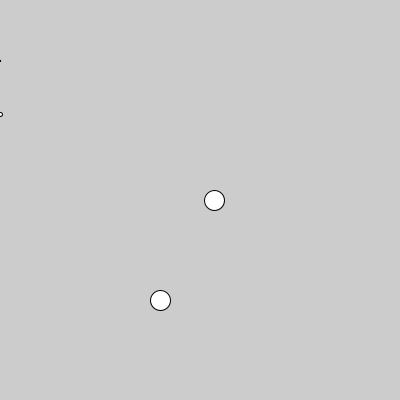
Frame 1 (no input)
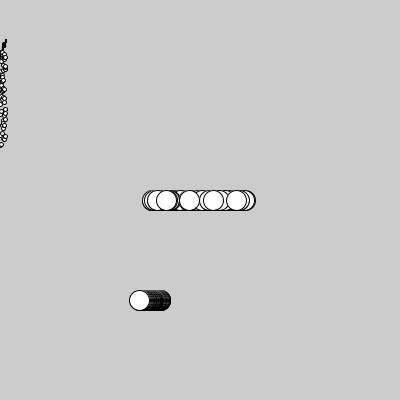
Frame 60 (the mouse pressed at the canvas centre just before this capture)
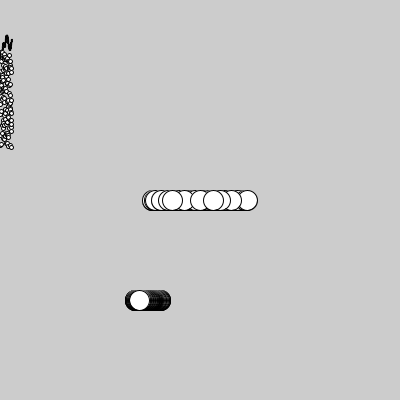
Frame 120 (the mouse held since frame 60 and released just before this capture)

The Processing sketch that drew these frames (run headless with seeded random() and noise(); from frame 60 on, the mouse is pressed at the canvas centre):

// Processing sketch: perlin
// ── perlin.pde
int rdm;
float n;
float t;
float x;
void setup(){
  
  size(400,400);}
  
  
  void draw(){
   // randomSeed(1);
    //background(0);
    
  int  rdm= int(random(-50,50));
    ellipse(200+rdm,200,20,20);
    
   n=noise(t);
   println(n);
   ellipse(100+n*100, 300,20,20);
    t+=0.01;
    ellipse(x,100+rdm,4,4);
    ellipse(x,n*100,1,1);
    x+=0.1;
  }
